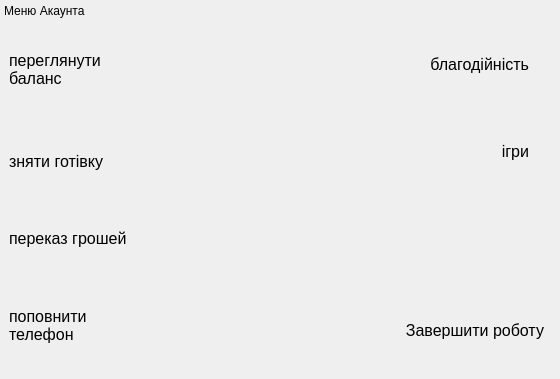
       <widget class="QWidget" name="page_2">
        <widget class="QLabel" name="label_3">
         <property name="geometry">
          <rect>
           <x>0</x>
           <y>0</y>
           <width>101</width>
           <height>21</height>
          </rect>
         </property>
         <property name="styleSheet">
          <string notr="true">border-width: 0px;
margin: 1px;</string>
         </property>
         <property name="text">
          <string>Меню Акаунта</string>
         </property>
        </widget>
        <widget class="QWidget" name="gridLayoutWidget_4">
         <property name="geometry">
          <rect>
           <x>-1</x>
           <y>29</y>
           <width>551</width>
           <height>341</height>
          </rect>
         </property>
         <layout class="QGridLayout" name="gridLayout_5" rowstretch="1,1,1,1" columnstretch="1,1" columnminimumwidth="0,0">
          <item row="1" column="0">
           <widget class="QWidget" name="widgCash" native="true">
            <widget class="QLabel" name="cashImgLab">
             <property name="geometry">
              <rect>
               <x>150</x>
               <y>10</y>
               <width>100</width>
               <height>61</height>
              </rect>
             </property>
             <property name="autoFillBackground">
              <bool>false</bool>
             </property>
             <property name="frameShadow">
              <enum>QFrame::Raised</enum>
             </property>
             <property name="pixmap">
              <pixmap resource="qtResources.qrc">:/images/cash.png</pixmap>
             </property>
             <property name="scaledContents">
              <bool>true</bool>
             </property>
            </widget>
            <widget class="QLabel" name="label_12">
             <property name="geometry">
              <rect>
               <x>10</x>
               <y>30</y>
               <width>131</width>
               <height>31</height>
              </rect>
             </property>
             <property name="font">
              <font>
               <pointsize>12</pointsize>
              </font>
             </property>
             <property name="styleSheet">
              <string notr="true">border-width: 0px;</string>
             </property>
             <property name="text">
              <string>зняти готівку</string>
             </property>
            </widget>
           </widget>
          </item>
          <item row="2" column="0">
           <widget class="QWidget" name="widget_5" native="true">
            <widget class="QLabel" name="label_13">
             <property name="geometry">
              <rect>
               <x>150</x>
               <y>10</y>
               <width>101</width>
               <height>61</height>
              </rect>
             </property>
             <property name="text">
              <string/>
             </property>
             <property name="pixmap">
              <pixmap resource="qtResources.qrc">:/images/transfer.png</pixmap>
             </property>
             <property name="scaledContents">
              <bool>true</bool>
             </property>
            </widget>
            <widget class="QLabel" name="label_14">
             <property name="geometry">
              <rect>
               <x>10</x>
               <y>20</y>
               <width>121</width>
               <height>31</height>
              </rect>
             </property>
             <property name="font">
              <font>
               <pointsize>12</pointsize>
              </font>
             </property>
             <property name="styleSheet">
              <string notr="true">border-width: 0px;</string>
             </property>
             <property name="text">
              <string>переказ грошей</string>
             </property>
            </widget>
           </widget>
          </item>
          <item row="3" column="0">
           <widget class="QWidget" name="widget_2" native="true">
            <widget class="QLabel" name="label_9">
             <property name="geometry">
              <rect>
               <x>150</x>
               <y>10</y>
               <width>101</width>
               <height>61</height>
              </rect>
             </property>
             <property name="text">
              <string/>
             </property>
             <property name="pixmap">
              <pixmap resource="qtResources.qrc">:/images/phone.jpg</pixmap>
             </property>
             <property name="scaledContents">
              <bool>true</bool>
             </property>
            </widget>
            <widget class="QLabel" name="label_10">
             <property name="geometry">
              <rect>
               <x>10</x>
               <y>10</y>
               <width>111</width>
               <height>51</height>
              </rect>
             </property>
             <property name="font">
              <font>
               <pointsize>12</pointsize>
              </font>
             </property>
             <property name="styleSheet">
              <string notr="true">border-width: 0px;</string>
             </property>
             <property name="text">
              <string>поповнити телефон</string>
             </property>
             <property name="wordWrap">
              <bool>true</bool>
             </property>
            </widget>
           </widget>
          </item>
          <item row="0" column="0">
           <widget class="QWidget" name="widget_3" native="true">
            <widget class="QLabel" name="label_7">
             <property name="geometry">
              <rect>
               <x>150</x>
               <y>10</y>
               <width>111</width>
               <height>61</height>
              </rect>
             </property>
             <property name="text">
              <string/>
             </property>
             <property name="pixmap">
              <pixmap resource="qtResources.qrc">:/images/ICON-08.jpg</pixmap>
             </property>
             <property name="scaledContents">
              <bool>true</bool>
             </property>
            </widget>
            <widget class="QLabel" name="label_23">
             <property name="geometry">
              <rect>
               <x>10</x>
               <y>20</y>
               <width>131</width>
               <height>41</height>
              </rect>
             </property>
             <property name="font">
              <font>
               <pointsize>12</pointsize>
              </font>
             </property>
             <property name="styleSheet">
              <string notr="true">border-width: 0px;</string>
             </property>
             <property name="text">
              <string>переглянути баланс</string>
             </property>
             <property name="wordWrap">
              <bool>true</bool>
             </property>
            </widget>
           </widget>
          </item>
          <item row="0" column="1">
           <widget class="QWidget" name="widget_6" native="true">
            <widget class="QLabel" name="label_15">
             <property name="geometry">
              <rect>
               <x>10</x>
               <y>0</y>
               <width>81</width>
               <height>71</height>
              </rect>
             </property>
             <property name="text">
              <string/>
             </property>
             <property name="pixmap">
              <pixmap resource="qtResources.qrc">:/images/charity.png</pixmap>
             </property>
             <property name="scaledContents">
              <bool>true</bool>
             </property>
            </widget>
            <widget class="QLabel" name="label_16">
             <property name="geometry">
              <rect>
               <x>110</x>
               <y>20</y>
               <width>141</width>
               <height>31</height>
              </rect>
             </property>
             <property name="font">
              <font>
               <pointsize>12</pointsize>
              </font>
             </property>
             <property name="styleSheet">
              <string notr="true">border-width: 0px;
</string>
             </property>
             <property name="text">
              <string>благодійність</string>
             </property>
             <property name="alignment">
              <set>Qt::AlignRight|Qt::AlignTrailing|Qt::AlignVCenter</set>
             </property>
            </widget>
           </widget>
          </item>
          <item row="1" column="1">
           <widget class="QWidget" name="widget" native="true">
            <widget class="QLabel" name="label_5">
             <property name="geometry">
              <rect>
               <x>10</x>
               <y>10</y>
               <width>81</width>
               <height>61</height>
              </rect>
             </property>
             <property name="text">
              <string/>
             </property>
             <property name="pixmap">
              <pixmap resource="qtResources.qrc">:/images/games.png</pixmap>
             </property>
             <property name="scaledContents">
              <bool>true</bool>
             </property>
            </widget>
            <widget class="QLabel" name="label_8">
             <property name="geometry">
              <rect>
               <x>200</x>
               <y>20</y>
               <width>51</width>
               <height>31</height>
              </rect>
             </property>
             <property name="font">
              <font>
               <pointsize>12</pointsize>
              </font>
             </property>
             <property name="styleSheet">
              <string notr="true">border-width: 0px;</string>
             </property>
             <property name="text">
              <string>ігри</string>
             </property>
             <property name="alignment">
              <set>Qt::AlignRight|Qt::AlignTrailing|Qt::AlignVCenter</set>
             </property>
            </widget>
           </widget>
          </item>
          <item row="3" column="1">
           <widget class="QLabel" name="label_19">
            <property name="maximumSize">
             <size>
              <width>16777215</width>
              <height>80</height>
             </size>
            </property>
            <property name="font">
             <font>
              <pointsize>12</pointsize>
             </font>
            </property>
            <property name="layoutDirection">
             <enum>Qt::LeftToRight</enum>
            </property>
            <property name="styleSheet">
             <string notr="true">margin-right: 2px;</string>
            </property>
            <property name="text">
             <string>Завершити роботу</string>
            </property>
            <property name="alignment">
             <set>Qt::AlignRight|Qt::AlignTrailing|Qt::AlignVCenter</set>
            </property>
           </widget>
          </item>
         </layout>
        </widget>
       </widget>
